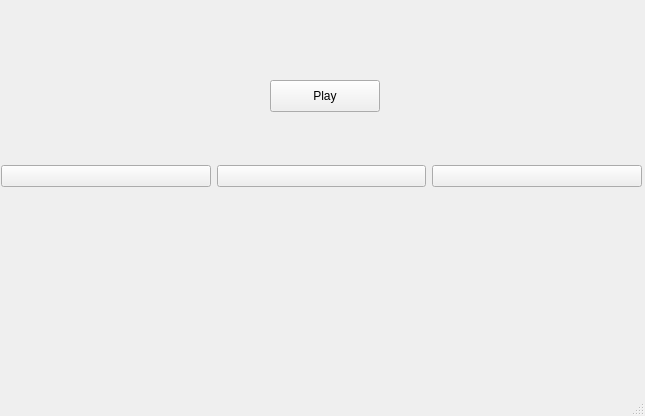
<?xml version="1.0" encoding="UTF-8"?>
<ui version="4.0">
 <class>MainWindow</class>
 <widget class="QMainWindow" name="MainWindow">
  <property name="geometry">
   <rect>
    <x>0</x>
    <y>0</y>
    <width>645</width>
    <height>416</height>
   </rect>
  </property>
  <property name="windowTitle">
   <string>MainWindow</string>
  </property>
  <widget class="QWidget" name="centralwidget">
   <widget class="QWidget" name="layoutWidget">
    <property name="geometry">
     <rect>
      <x>1</x>
      <y>160</y>
      <width>641</width>
      <height>32</height>
     </rect>
    </property>
    <layout class="QHBoxLayout" name="horizontalLayout_2">
     <item>
      <widget class="QPushButton" name="button_one">
       <property name="text">
        <string/>
       </property>
      </widget>
     </item>
     <item>
      <widget class="QPushButton" name="button_two">
       <property name="text">
        <string/>
       </property>
      </widget>
     </item>
     <item>
      <widget class="QPushButton" name="button_three">
       <property name="text">
        <string/>
       </property>
      </widget>
     </item>
    </layout>
   </widget>
   <widget class="QPushButton" name="play_button">
    <property name="geometry">
     <rect>
      <x>270</x>
      <y>80</y>
      <width>110</width>
      <height>32</height>
     </rect>
    </property>
    <property name="text">
     <string>Play</string>
    </property>
   </widget>
  </widget>
  <widget class="QStatusBar" name="statusbar"/>
  <widget class="QMenuBar" name="menubar">
   <property name="geometry">
    <rect>
     <x>0</x>
     <y>0</y>
     <width>645</width>
     <height>22</height>
    </rect>
   </property>
  </widget>
 </widget>
 <resources/>
 <connections/>
</ui>
